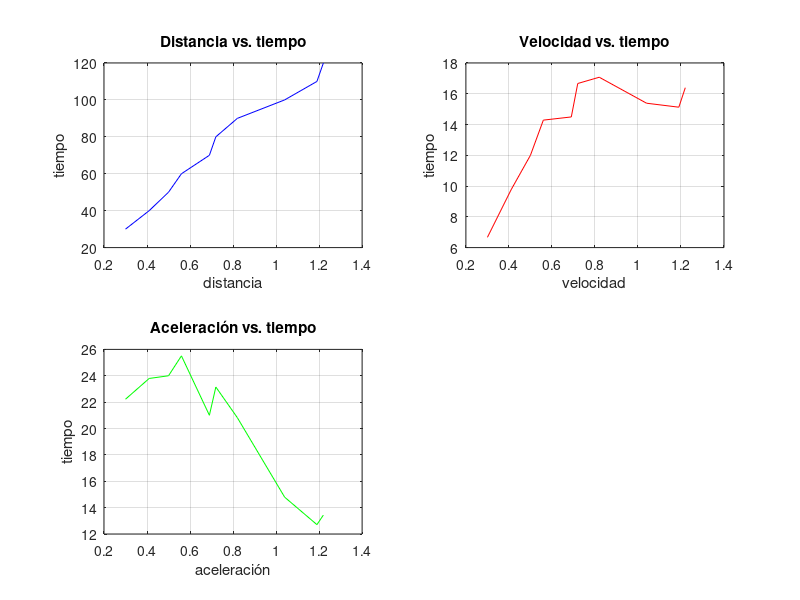

Recreate this plot in MATLAB.
%% Comentar el funcionamiento del progragrama
%Funcionamiento, inputs y outputs:
%Autores: Carlos Aurelio Núñez Viera
%Fecha: 25-06-2024
clear
clc
close all
%% Definir variables

% N° de repeticion
n=[1 2 3 4 5 6 7 8 9 10];

% Distancia [cm]
d=[30 40 50 60 70 80 90 100 110 120];

% Tiempo [s]
t=[0.3 0.41 0.5 0.56 0.69 0.72 0.82 1.04 1.19 1.22];

%% 2. Utilizando ciclos, calcular a y v:
a = (1:1:10);
v = (1:1:10);
for i = 1:1:10;
    a(i) = (2*a(i))/t(i)^2;
    v(i) = a(i)*t(i);
end

%% 3. Segun lo seleccionado por el usuario:

% a) Mostrar el vector seleccionado.

% b) Mostrar Grafico velocidad vs tiempo o Grafico aceleracion vs tiempo, segun lo seleccionado.

% c) Mostrar Graficos en formato subplot.

%% 1. Solicitar al usuario ingresar en minuscula a o v

answer = input("¿Aceleración o velocidad (a o v)?", "s");
if answer == "a"
    disp(a);
    % Creación de gráfico
    figure(1) %Declara nueva figura
    plot(t, a)
    % Etiquetas
    title("Tiempo vs. aceleración")
    xlabel("tiempo") 
    ylabel("aceleración")
    grid
elseif answer == "v"
    disp(v);
    % Creación de gráfico
    figure(2) %Declara nueva figura
    plot(t, v)
    % Etiquetas
    title("Tiempo vs. velocidad")
    xlabel("tiempo") 
    ylabel("velocidad")
    grid
else
    disp('Solo se admite la letra "a" o la letra "v". Reinicie el programa.')
end

figure(3) %Declara nueva figura
subplot(2,2,1) %subgrafico pos 1
plot(t, d, "b");
title("Distancia vs. tiempo")
xlabel("distancia") 
ylabel("tiempo")
grid
subplot(2,2,2) %subgrafico pos 2
plot(t, v, "r")
title("Velocidad vs. tiempo")
xlabel("velocidad") 
ylabel("tiempo")
grid
subplot(2,2,3) %subgrafico pos 3
plot(t, a, "g")
title("Aceleración vs. tiempo")
xlabel("aceleración") 
ylabel("tiempo")
grid
